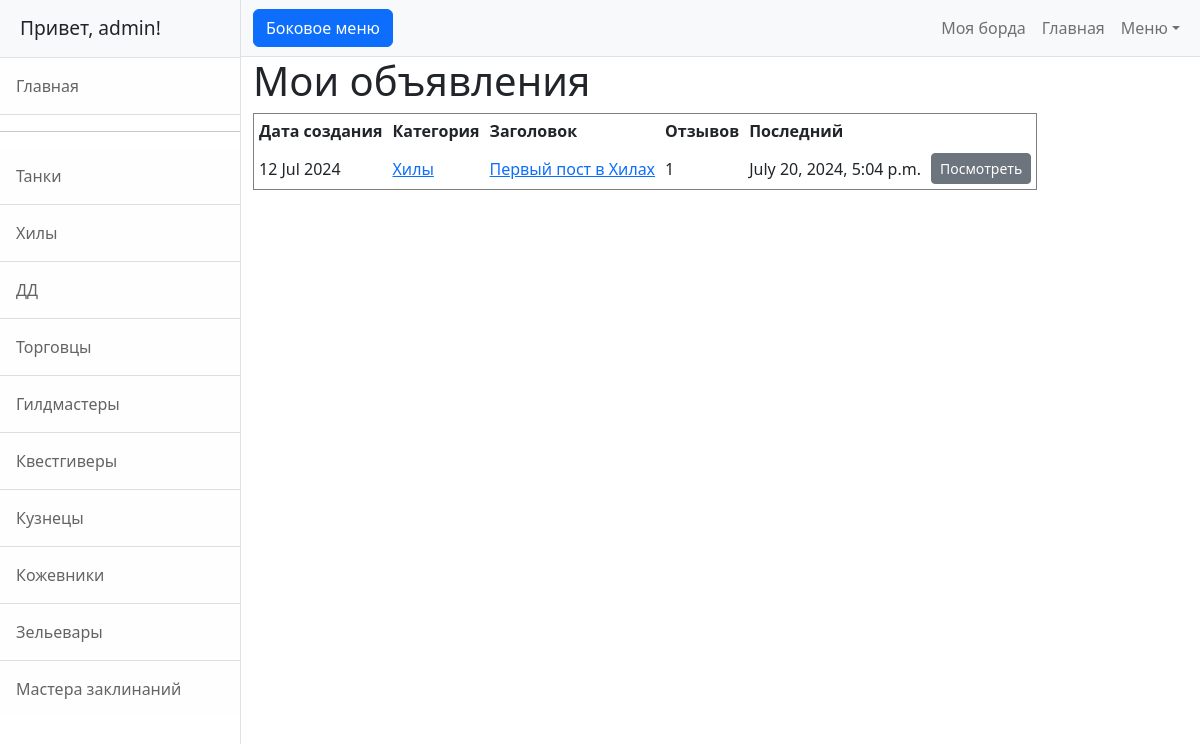
The app's page /board_alt/admin (signed in) with its own data.
### board/models.py (models this page shows, shortened)
class Post(models.Model):
    CATEGORIES = [
        ('TA', 'Танки'),
        ('HI', 'Хилы'),
        ('DD', 'ДД'),
        ('TO', 'Торговцы'),
        ('GI', 'Гилдмастеры'),
        ('KV', 'Квестгиверы'),
        ('KU', 'Кузнецы'),
        ('KO', 'Кожевники'),
        ('ZE', 'Зельевары'),
        ('MA', 'Мастера заклинаний'),
    ]
    title = models.CharField(max_length=255, unique=True)
    content = models.TextField()
    author = models.ForeignKey(User, on_delete=models.CASCADE)
    created = models.DateTimeField(auto_now_add=True)
    category = models.CharField(max_length=2, choices=CATEGORIES)
    replies = models.ManyToManyField('Reply', blank=True, related_name='replies')

class Reply(models.Model):
    author = models.ForeignKey(User, on_delete=models.CASCADE)
    created = models.DateTimeField(auto_now_add=True)
    post = models.ForeignKey(Post, on_delete=models.CASCADE)
    text = models.TextField()
    accept = models.BooleanField(default=False)

### board/views.py (the view)
# urls.py: path('board_alt/<str:username>', BoardPostsList.as_view(), name='board_posts'),
class BoardPostsList(LoginRequiredMixin, ListView):
    model = Post
    ordering = '-created'
    template_name = 'board_posts.html'
    context_object_name = 'posts'
    paginate_by = 10
    def get_queryset(self):
        queryset = super().get_queryset()
        if self.request.method == "GET":
            return queryset.filter(author=self.request.user)
        return Post.objects.none()
    def dispatch(self, request, *args, **kwargs):  # Проверка чтобы можно было войти только в свою борду
        if request.user.username != self.kwargs['username']:
            return HttpResponseRedirect(reverse_lazy('board', args=[request.user.username]))
        return super().dispatch(request, *args, **kwargs)

### templates/board_posts.html (shortened to what this page needs)
{% extends 'flatpages/default.html' %}
{% load custom_filters %}
{% block content %}
    <h1>Мои объявления</h1>
{% if posts %}
    <table cellspacing="10" cellpadding="5" border="1">
        <tr>
            <td><b>Дата создания</b></td>
            <td><b>Категория</b></td>
            <td><b>Заголовок</b></td>
            <td><b>Отзывов</b></td>
            <td><b>Последний</b></td>
            <td></td>
        </tr>
        {% for post in posts %}
        <tr>
            <td>{{ post.created|date:"d M Y" }}</td>
            <td><a href="{% url 'category_list' post.category %}">{{ post.get_category_display }}</a></td>
            <td><a href="{% url 'post_details' post.id %}">{{ post.title|censor }}</a></td>
            <td>{{ post.replies.all|length }}</td>
            <td>{{ post.replies.last.created }}</td>
            <td><a href="{% url 'board_post_replies' request.user.username post.id %}" class="btn btn-secondary btn-sm">Посмотреть</a></td>
        </tr>
        {% endfor %}
    </table>
{% else %}
  <h2>Объявлений нет</h2>
{% endif %}
{% endblock content %}

### templates/flatpages/default.html (shortened to what this page needs)
<!DOCTYPE html>
<html lang="en">
    <head>
        {% load static %}
        <link href="{% static 'css/styles.css' %}" rel="stylesheet" />
    </head>
    <body>
        <div class="d-flex" id="wrapper">
            <div class="border-end bg-white" id="sidebar-wrapper">
                {% if request.user.is_authenticated %}
                    <div class="sidebar-heading border-bottom bg-light">Привет, {{ request.user.username }}!</div>
                {% else %}
                    <div class="sidebar-heading border-bottom bg-light">Привет, Гость!</div>
                {% endif %}
                <div class="list-group list-group-flush">
                    <a class="list-group-item list-group-item-action list-group-item-light p-3" href="/posts/">Главная</a>
                    <hr>
                    <a class="list-group-item list-group-item-action list-group-item-light p-3" href="/posts/categories/TA">Танки</a>
                    <a class="list-group-item list-group-item-action list-group-item-light p-3" href="/posts/categories/HI">Хилы</a>
                    <a class="list-group-item list-group-item-action list-group-item-light p-3" href="/posts/categories/DD">ДД</a>
                    <a class="list-group-item list-group-item-action list-group-item-light p-3" href="/posts/categories/TO">Торговцы</a>
                    <a class="list-group-item list-group-item-action list-group-item-light p-3" href="/posts/categories/GI">Гилдмастеры</a>
                    <a class="list-group-item list-group-item-action list-group-item-light p-3" href="/posts/categories/KV">Квестгиверы</a>
                    <a class="list-group-item list-group-item-action list-group-item-light p-3" href="/posts/categories/KU">Кузнецы</a>
                    <a class="list-group-item list-group-item-action list-group-item-light p-3" href="/posts/categories/KO">Кожевники</a>
                    <a class="list-group-item list-group-item-action list-group-item-light p-3" href="/posts/categories/ZE">Зельевары</a>
                    <a class="list-group-item list-group-item-action list-group-item-light p-3" href="/posts/categories/MA">Мастера заклинаний</a>
                </div>
            </div>
            <div id="page-content-wrapper">
                <nav class="navbar navbar-expand-lg navbar-light bg-light border-bottom">
                    <div class="container-fluid">
                        <button class="btn btn-primary" id="sidebarToggle">Боковое меню</button>
                        <div class="collapse navbar-collapse" id="navbarSupportedContent">
                            <ul class="navbar-nav ms-auto mt-2 mt-lg-0">
                                {% if request.user.is_authenticated %}
                                    <li class="nav-item"><a class="nav-link" href="/board/{{ request.user.username }}?post=&o=">Моя борда</a></li>
                                {% else %}
                                    <li class="nav-item"><a class="nav-link" href="/accounts/login">Войти</a></li>
                                {% endif %}
                                <li class="nav-item active"><a class="nav-link" href="/posts/">Главная</a></li>
                                <li class="nav-item dropdown">
                                    <a class="nav-link dropdown-toggle" id="navbarDropdown" href="#" role="button" data-bs-toggle="dropdown" aria-haspopup="true" aria-expanded="false">Меню</a>
                                </li>
                            </ul>
                        </div>
                    </div>
                </nav>
                <div class="container-fluid">
                    {% block content %}{% endblock content %}
                </div>
            </div>
        </div>
    </body>
</html>

### records on screen
Post: created "12 Jul 2024", category "Хилы", title|censor "Первый пост в Хилах", replies.all|length "1", replies.last.created "July 20, 2024, 5:04 p.m."

### other values on screen
{{ request.user.username }} "admin"
